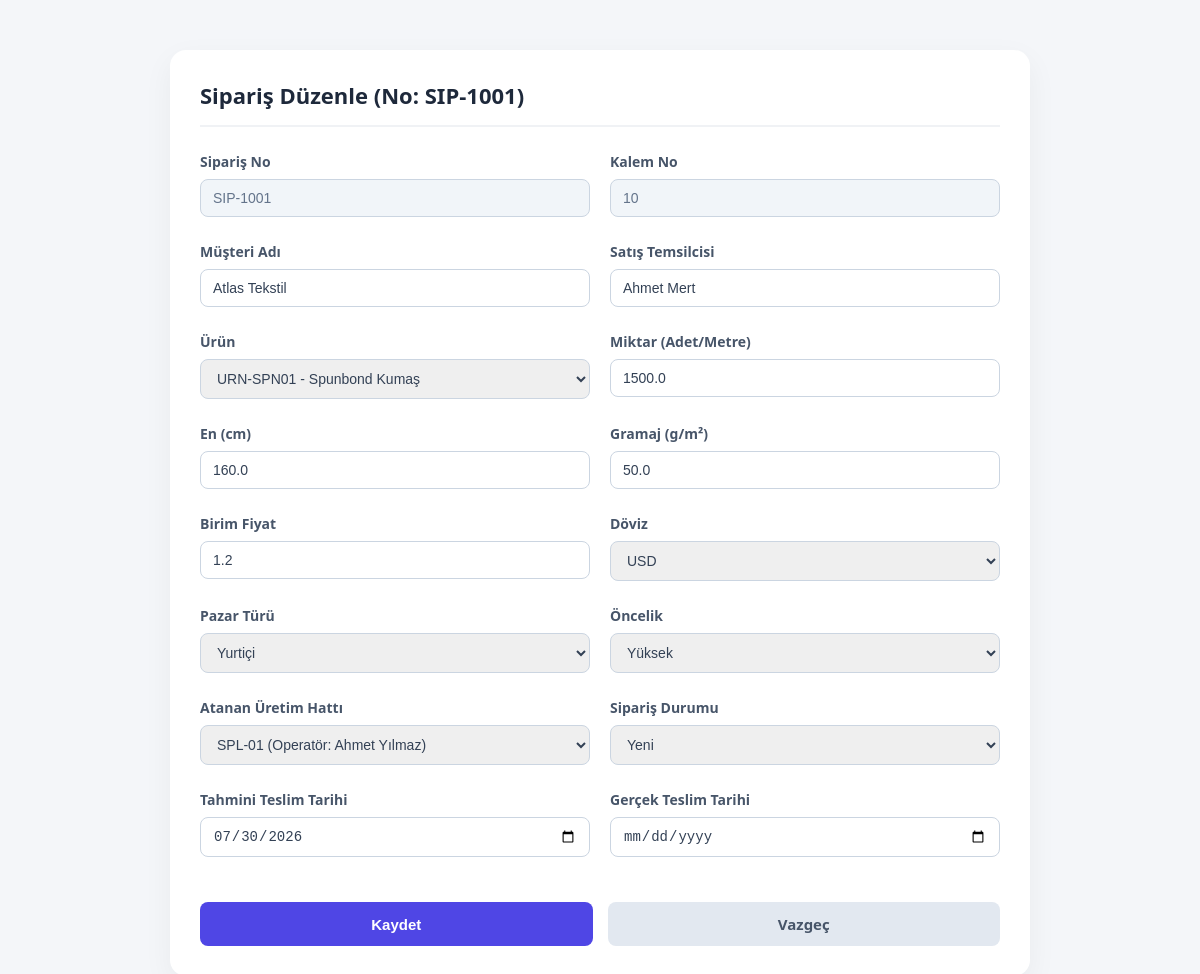
Page /orders/1/edit on the committed database.
### app/models.py (models this page shows)
class Order(Base):
    __tablename__ = "orders"
    id: Mapped[int] = mapped_column(
        primary_key=True,
        index=True,
    )
    order_no: Mapped[str] = mapped_column(
        String(50),
        unique=False,
        nullable=False,
        index=True,
    )
    item_no: Mapped[str] = mapped_column(
        String(50),
        nullable=False,
        index=True,
    )
    customer_name: Mapped[str] = mapped_column(
        String(150),
        nullable=False,
    )
    product_id: Mapped[int | None] = mapped_column(
        ForeignKey("products.id"),
        nullable=True,
    )
    quantity: Mapped[float | None] = mapped_column(
        Float,
        nullable=True,
    )
    width: Mapped[float | None] = mapped_column(
        Float,
        nullable=True,
    )
    grammage: Mapped[float | None] = mapped_column(
        Float,
        nullable=True,
    )
    market_type: Mapped[str] = mapped_column(
        String(50),
        default="Yurtiçi",
        nullable=False,
    )
    sales_rep: Mapped[str | None] = mapped_column(
        String(100),
        nullable=True,
    )
    unit_price: Mapped[float] = mapped_column(
        Float,
        default=0.0,
        nullable=False,
    )
    currency: Mapped[str] = mapped_column(
        String(20),
        default="TRY",
        nullable=False,
    )
    production_line: Mapped[str | None] = mapped_column(
        String(50),
        nullable=True,
    )
    priority: Mapped[str] = mapped_column(
        String(50),
        default="Orta",
        nullable=False,
    )
    status: Mapped[str] = mapped_column(
        String(50),
        default="Yeni",
        nullable=False,
    )
    estimated_delivery_date: Mapped[date | None] = mapped_column(
        Date,
        nullable=True,
    )
    actual_delivery_date: Mapped[date | None] = mapped_column(
        Date,
        nullable=True,
    )
    completion_date: Mapped[date | None] = mapped_column(
        Date,
        nullable=True,
    )
    product = relationship("Product", back_populates="orders")

class Product(Base):
    __tablename__ = "products"
    id: Mapped[int] = mapped_column(primary_key=True, index=True)
    product_code: Mapped[str] = mapped_column(String(50), unique=True, nullable=False, index=True) # Örn: URN-SPN01
    product_name: Mapped[str] = mapped_column(String(150), nullable=False)
    product_group: Mapped[str | None] = mapped_column(String(100), nullable=True) # Örn: Spunbond, Meltblown
    standard_width: Mapped[float | None] = mapped_column(Float, nullable=True) # Standart en değeri (cm)
    grammage: Mapped[float | None] = mapped_column(Float, nullable=True) # Standart gramajı (g/m2)
    unit: Mapped[str] = mapped_column(String(20), default="Metre", nullable=False) # Ölçü birimi
    eligible_lines: Mapped[str | None] = mapped_column(String(150), nullable=True) # Üretilebildiği makineler (Örn: "SPL-01,SPL-02")
    is_active: Mapped[bool] = mapped_column(Boolean, default=True, nullable=False)
    orders = relationship("Order", back_populates="product")
    recipes = relationship("Recipe", back_populates="product")

class ProductionLine(Base):
    __tablename__ = "production_lines"
    id: Mapped[int] = mapped_column(
        primary_key=True,
        index=True,
    )
    line_name: Mapped[str] = mapped_column(
        String(50),
        nullable=False,
    )
    capacity: Mapped[int | None] = mapped_column(
        nullable=True,
    )
    operator_name: Mapped[str | None] = mapped_column(
        String(100),
        nullable=True,
    )

### app/main.py (the view)
@app.get("/orders/{id}/edit", response_class=HTMLResponse)
def get_edit_order_form(request: Request, id: int):
    db = SessionLocal()
    try:
        order = db.query(models.Order).filter(models.Order.id == id).first()
        lines = db.query(models.ProductionLine).all()
        products = db.query(models.Product).filter(models.Product.is_active == True).all()
        if not order:
            raise HTTPException(status_code=404, detail="Sipariş bulunamadı.")
    finally:
        db.close()
    return templates.TemplateResponse(
        request=request,
        name="order_form.html",
        context={
            "request": request,
            "order": order,
            "lines": lines,
            "products": products
        }
    )

### app/templates/order_form.html (shortened to what this page needs)
<!DOCTYPE html>
<html lang="tr">
<head>
</head>
<body>
    <div class="container">
        <div class="header">
            <h1>{% if order %}Sipariş Düzenle (No: {{ order.order_no }}){% else %}Yeni Sipariş Ekle{% endif %}</h1>
        </div>
        <form action="{% if order %}/orders/{{ order.id }}/edit{% else %}/orders/new{% endif %}" method="post">
            <div class="form-grid">
                <div class="form-group">
                    <label for="order_no">Sipariş No</label>
                    <input type="text" id="order_no" name="order_no" required
                           value="{{ order.order_no if order else '' }}"
                           {% if order %}readonly{% endif %}>
                </div>
                <div class="form-group">
                    <label for="item_no">Kalem No</label>
                    <input type="text" id="item_no" name="item_no" required
                           value="{{ order.item_no if order else '' }}"
                           {% if order %}readonly{% endif %}>
                </div>
                <div class="form-group">
                    <label for="customer_name">Müşteri Adı</label>
                    <input type="text" id="customer_name" name="customer_name" required
                           value="{{ order.customer_name if order else '' }}">
                </div>
                <div class="form-group">
                    <label for="sales_rep">Satış Temsilcisi</label>
                    <input type="text" id="sales_rep" name="sales_rep"
                           value="{{ order.sales_rep if order and order.sales_rep else '' }}">
                </div>
                <div class="form-group">
                    <label for="product_id">Ürün</label>
                    <select id="product_id" name="product_id" required>
                        {% for product in products %}
                            <option value="{{ product.id }}" {% if order and order.product_id == product.id %}selected{% endif %}>
                                {{ product.product_code }} - {{ product.product_name }}
                            </option>
                        {% endfor %}
                    </select>
                </div>
                <div class="form-group">
                    <label for="quantity">Miktar (Adet/Metre)</label>
                    <input type="number" step="any" id="quantity" name="quantity" required
                           value="{{ order.quantity if order else '' }}">
                </div>
                <div class="form-group">
                    <label for="width">En (cm)</label>
                    <input type="number" step="any" id="width" name="width"
                           value="{{ order.width if order and order.width else '' }}">
                </div>
                <div class="form-group">
                    <label for="grammage">Gramaj (g/m²)</label>
                    <input type="number" step="any" id="grammage" name="grammage"
                           value="{{ order.grammage if order and order.grammage else '' }}">
                </div>
                <div class="form-group">
                    <label for="unit_price">Birim Fiyat</label>
                    <input type="number" step="any" id="unit_price" name="unit_price" required
                           value="{{ order.unit_price if order else '0.0' }}">
                </div>
                <div class="form-group">
                    <label for="currency">Döviz</label>
                    <select id="currency" name="currency" required>
                        <option value="USD" {% if order and order.currency == 'USD' %}selected{% endif %}>USD</option>
                    </select>
                </div>
                <div class="form-group">
                    <label for="market_type">Pazar Türü</label>
                    <select id="market_type" name="market_type" required>
                        <option value="Yurtiçi" {% if order and order.market_type == 'Yurtiçi' or not order %}selected{% endif %}>Yurtiçi</option>
                    </select>
                </div>
                <div class="form-group">
                    <label for="priority">Öncelik</label>
                    <select id="priority" name="priority" required>
                        <option value="Yüksek" {% if order and order.priority == 'Yüksek' %}selected{% endif %}>Yüksek</option>
                    </select>
                </div>
                <div class="form-group">
                    <label for="production_line">Atanan Üretim Hattı</label>
                    <select id="production_line" name="production_line">
                        {% for line in lines %}
                            <option value="{{ line.line_name }}"
                                    {% if order and order.production_line == line.line_name %}selected{% endif %}>
                                {{ line.line_name }} (Operatör: {{ line.operator_name or 'Yok' }})
                            </option>
                        {% endfor %}
                    </select>
                </div>
                <div class="form-group">
                    <label for="status">Sipariş Durumu</label>
                    <select id="status" name="status" required>
                        <option value="Yeni" {% if order and order.status == 'Yeni' %}selected{% endif %}>Yeni</option>
                    </select>
                </div>
                <div class="form-group">
                    <label for="estimated_delivery_date">Tahmini Teslim Tarihi</label>
                    <input type="date" id="estimated_delivery_date" name="estimated_delivery_date" required
                           value="{{ order.estimated_delivery_date.strftime('%Y-%m-%d') if order and order.estimated_delivery_date else '' }}">
                </div>
                <div class="form-group">
                    <label for="actual_delivery_date">Gerçek Teslim Tarihi</label>
                    <input type="date" id="actual_delivery_date" name="actual_delivery_date"
                           value="{{ order.actual_delivery_date.strftime('%Y-%m-%d') if order and order.actual_delivery_date else '' }}">
                </div>
                <div class="btn-group form-group-full">
                    <button type="submit" class="btn btn-primary">Kaydet</button>
                    <a href="/orders" class="btn btn-secondary">Vazgeç</a>
                </div>
            </div>
        </form>
    </div>
</body>
</html>

### app/templates/order_form.html (style rules this page uses)
body { margin: 0; font-family: 'Segoe UI', Tahoma, Geneva, Verdana, sans-serif; background: #f4f6f9; color: #333; }
.container { max-width: 800px; margin: 50px auto; padding: 30px; background: white; border-radius: 16px; box-shadow: 0 10px 30px rgba(0, 0, 0, 0.05); }
.header { margin-bottom: 25px; border-bottom: 2px solid #f0f2f5; padding-bottom: 15px; }
h1 { margin: 0; color: #1e293b; font-size: 22px; font-weight: 700; }
.form-grid { display: grid; grid-template-columns: repeat(2, 1fr); gap: 20px; }
.form-group { margin-bottom: 5px; }
.form-group-full { grid-column: span 2; }
label { display: block; margin-bottom: 8px; font-weight: 600; font-size: 14px; color: #475569; }
input[type="text"], input[type="number"], input[type="date"], select { width: 100%; padding: 10px 12px; border: 1.5px solid #cbd5e1; border-radius: 8px; font-size: 14px; color: #334155; box-sizing: border-box; transition: border-color 0.2s ease; }
input[readonly] { background-color: #f1f5f9; color: #64748b; cursor: not-allowed; }
.btn-group { display: flex; gap: 15px; margin-top: 20px; }
.btn { flex: 1; padding: 12px; border: none; border-radius: 8px; font-weight: 600; font-size: 15px; cursor: pointer; text-align: center; text-decoration: none; transition: all 0.2s ease; }
.btn-primary { background-color: #4f46e5; color: white; }
.btn-secondary { background-color: #e2e8f0; color: #475569; }

### rows in the picture
Order: order_no "SIP-1001", item_no "10", customer_name "Atlas Tekstil", sales_rep "Ahmet Mert", product_id "URN-SPN01 - Spunbond Kumaş", quantity "1500.0", width "160.0", grammage "50.0", unit_price "1.2", currency "USD", market_type "Yurtiçi", priority "Yüksek", production_line "SPL-01 (Operatör: Ahmet Yılmaz)", status "Yeni", estimated_delivery_date "07/30/2026"
